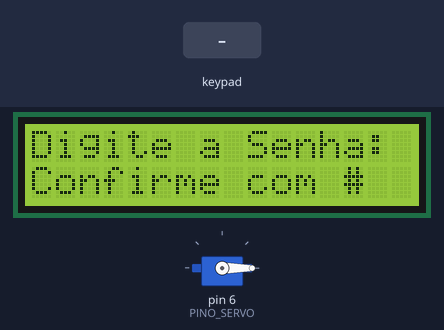
Bench run of a sketch on a simulated Arduino Uno, built with avr-gcc and run on an emulated ATmega328P. Shown: 16×2 character LCD, servo. The inputs (shaded band) are chosen by the test bench.

Above: at 3.3 s.
3.4 s: keypad keys 1 2 3 4 # pressed 0.4 s apart
At 6.1 s:
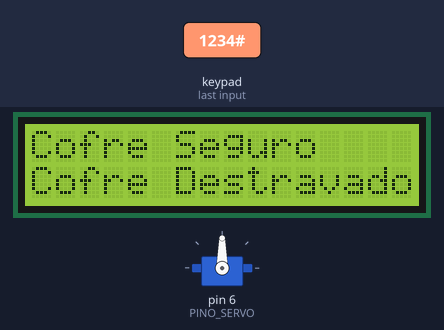
6.9 s: key '1' pressed
At 8.2 s:
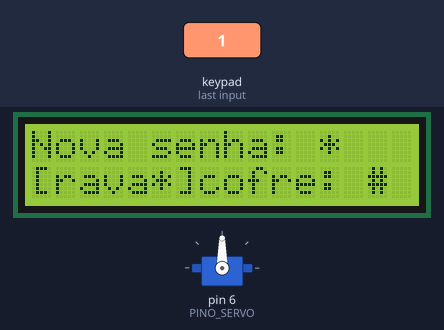
8.5 s: keypad keys 1 2 3 4 * pressed 0.4 s apart
At 11.0 s:
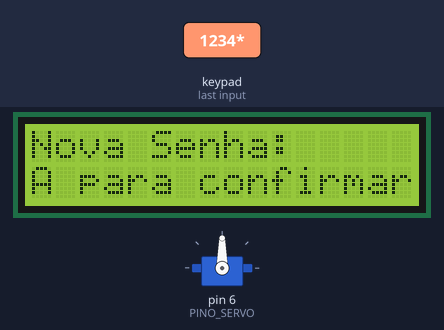
12.0 s: keypad keys 1 2 3 4 A pressed 0.4 s apart
At 14.5 s:
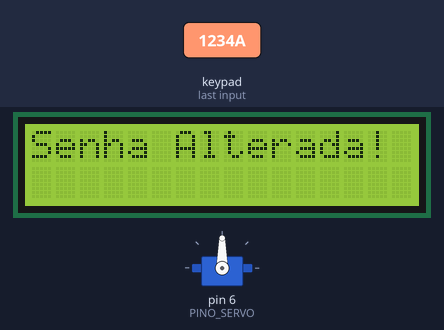
15.5 s: key '2' pressed
At 16.8 s:
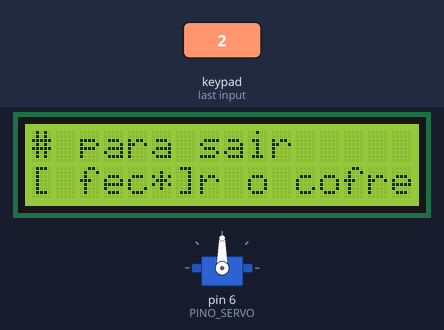
17.1 s: keypad keys 1 2 3 4 D pressed 0.4 s apart
At 19.2 s:
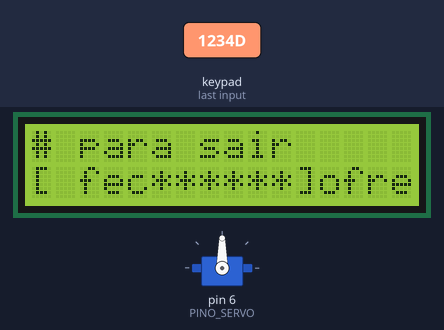
Timing chart, 0 to 20.7 s (numbered marks = the images above; inputs shaded):
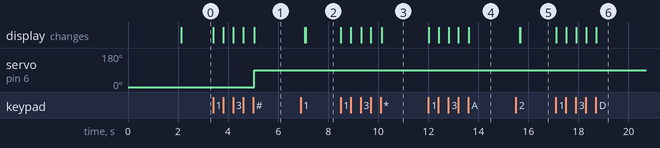

Measured:
- after the input at 3.4 s, servo on pin 6 (PINO_SERVO): 0° → 90° after 1.6 s; the display: first changes at once (image 1 shows a later state)
- after the input at 6.9 s, the display: first differs from a run without the input after 0.19 s (image 2)
- after the input at 8.5 s, the display: first changes at once (image 3 shows a later state)
- after the input at 12.0 s, the display: first changes at once (image 4 shows a later state)
- after the input at 15.5 s, the display: first differs from a run without the input after 0.18 s (image 5)
- after the input at 17.1 s, the display: first changes at once (image 6 shows a later state)

The sketch:

cofre.ino
```cpp
#include <Servo.h>
#include <LiquidCrystal_I2C.h>
#include <Keypad.h>

// Definindo os pinos do servo e do teclado
#define PINO_SERVO 6
#define LINHAS 4
#define COLUNAS 4

// Definindo a senha
String SENHA = "1234";

// Configuração do display LCD I2C
LiquidCrystal_I2C lcd(0x27, 16, 2);

// Configuração do teclado matricial
char teclas[LINHAS][COLUNAS] = {
  {'1','2','3','A'},
  {'4','5','6','B'},
  {'7','8','9','C'},
  {'*','0','#','D'}
};

// Objeto do servo motor
Servo servo;

bool caixaTravada = true;
bool mudasenha = false;
String senhaDigitada = "";
byte pinosLinhas[LINHAS] = {9, 8, 7, A3};
byte pinosColunas[COLUNAS] = {5, 4, 3, 2};
Keypad teclado = Keypad(makeKeymap(teclas), pinosLinhas, pinosColunas, LINHAS, COLUNAS);


void setup() {
  // Inicialização do display LCD
  lcd.init();
  lcd.backlight();

  // Inicialização do servo motor
  servo.attach(PINO_SERVO);
  servo.write(0); // Fecha a caixa inicialmente

  // Mensagem de boas-vindas no LCD
  lcd.setCursor(0, 1);
  lcd.print("Cofre Seguro");
  lcd.setCursor(0, 0);
  lcd.print("Bem vindo amigo!");
  delay(2000);

  lcd.clear();
  lcd.setCursor(0, 0);
  lcd.print("Digite a Senha:");
  lcd.setCursor(0, 1);
  lcd.print("Confirme com #");
}

void loop() {
  char tecla = teclado.getKey();
  if (tecla) {
    if (tecla == '#') {
      // Verifica se a senha está correta
      if (senhaDigitada == SENHA) {
        if (caixaTravada) {
          // Destravar caixa
          servo.write(90); // Abre a caixa
          caixaTravada = false;
          lcd.clear();
          lcd.setCursor(0, 0);
          lcd.print("Cofre Seguro");
          lcd.setCursor(0, 1);
          lcd.print("Cofre Destravado");
          delay(2000);
          lcd.clear();
          lcd.setCursor(0, 0);
          lcd.print("Nova senha: *");
          lcd.setCursor(0, 1);
          lcd.print("Travar cofre: #");

        } else {
          // Travar caixa
          senhaDigitada = "";
          servo.write(0); // Fecha a caixa
          caixaTravada = true;
          lcd.clear();
          lcd.setCursor(0, 0);
          lcd.print("Cofre Seguro");
          lcd.setCursor(0, 1);
          lcd.print("Cofre Travado");
          delay(2000);
          lcd.clear();
          lcd.setCursor(0, 0);
          lcd.print("Digite a Senha:");
          lcd.setCursor(0, 1);
          lcd.print("Confirme com #");
        }
      } else {
        // Senha incorreta, limpa a entrada
        senhaDigitada = "";
        lcd.clear();
        lcd.setCursor(0, 0);
        lcd.print("Cofre Seguro");
        lcd.setCursor(0, 1);
        lcd.print("Senha Incorreta!");
        delay(2000);
        lcd.clear();
        lcd.setCursor(0, 0);
        lcd.print("Digite a Senha:");
        lcd.setCursor(0, 1);
        lcd.print("Confirme com #");
      }
    } else if (tecla == '*'){

      if (caixaTravada == false){
          mudasenha = true;
          // Cria nova senha
          senhaDigitada = "";
          lcd.clear();
          lcd.setCursor(0, 0);
          lcd.print("Nova Senha:");
          lcd.setCursor(0, 1);
          lcd.print("A para confirmar");
      }
    }
    else if (tecla == 'A'){
      if (mudasenha == true){
        SENHA = senhaDigitada;
        lcd.clear();
        lcd.setCursor(0, 0);
        lcd.print("Senha Alterada!");
        delay(2000);
        lcd.clear();
        lcd.setCursor(0, 0);
        lcd.print("# para sair");
        lcd.setCursor(0, 1);
        lcd.print("e fechar o cofre");
        mudasenha = false;
      }
    }
    else {
      // Adiciona o caractere digitado à senha
      senhaDigitada += tecla;
      lcd.setCursor(0, 1);
      lcd.print("[");
      lcd.setCursor(senhaDigitada.length(), 1);
      lcd.print("*");
      lcd.setCursor(senhaDigitada.length()+1, 1);
      lcd.print("]");
    }
  }
}
```
